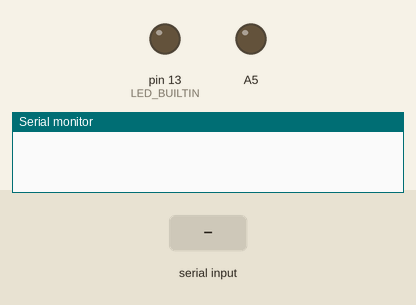
Bench run of a sketch on a simulated Arduino Uno, built with avr-gcc and run on an emulated ATmega328P. Parts: output pins drawn as LEDs (lit = HIGH), the last lines printed to the serial monitor. Inputs (shaded band) come from the test bench.

Above: at 1.2 s.
1.3 s: "1" received over Serial
At 3.1 s:
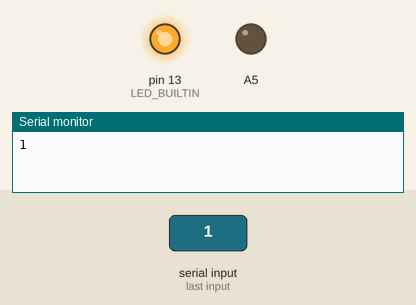
4.3 s: "0" received over Serial
At 7.0 s:
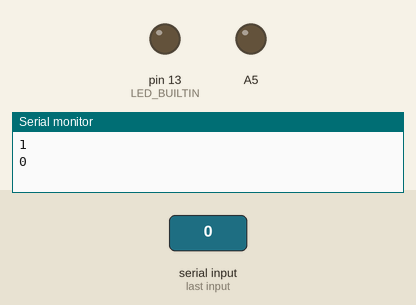
7.3 s: "2" received over Serial
At 9.0 s:
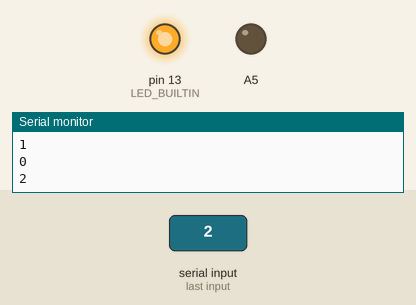
Timing chart, 0 to 10.8 s (numbered marks = the images above; inputs shaded):
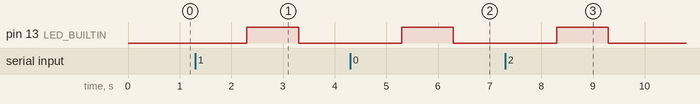

The sketch:

TestSketch.ino
```cpp
bool test = false;

uint8_t nextTXTerminate[3] = {0xff, 0xff, 0xff};

void setup() {
  // put your setup code here, to run once:
  Serial.begin(115200);
  pinMode(A5, OUTPUT);
  digitalWrite(A5, LOW);
  pinMode(LED_BUILTIN, OUTPUT);
}

void loop() {
//Serial.println("Enter data:");
      while (Serial.available() == 0) {
        digitalWrite(LED_BUILTIN, LOW);

        }     //wait for data available
        String teststr = Serial.readString();  //read until timeout
        teststr.trim();                        // remove any \r \n whitespace at the end of the String

     Serial.println(teststr);
     digitalWrite(LED_BUILTIN, HIGH);
     delay(1000);
    /*
      if (teststr == "RunBtn") {
       // Serial.println("A primary color");
       test = !test;
       digitalWrite(A5, test);
       Serial.println("test");
      } else {
        //Serial.println("Something else");
      }*/
}
```

Measured:
- after the input at 1.3 s, pin 13 (LED_BUILTIN): LOW → HIGH after 1.0 s, → LOW 1.0 s later
- after the input at 4.3 s, pin 13 (LED_BUILTIN): LOW → HIGH after 1.0 s, → LOW 1.0 s later
- after the input at 7.3 s, pin 13 (LED_BUILTIN): LOW → HIGH after 1.0 s, → LOW 1.0 s later
